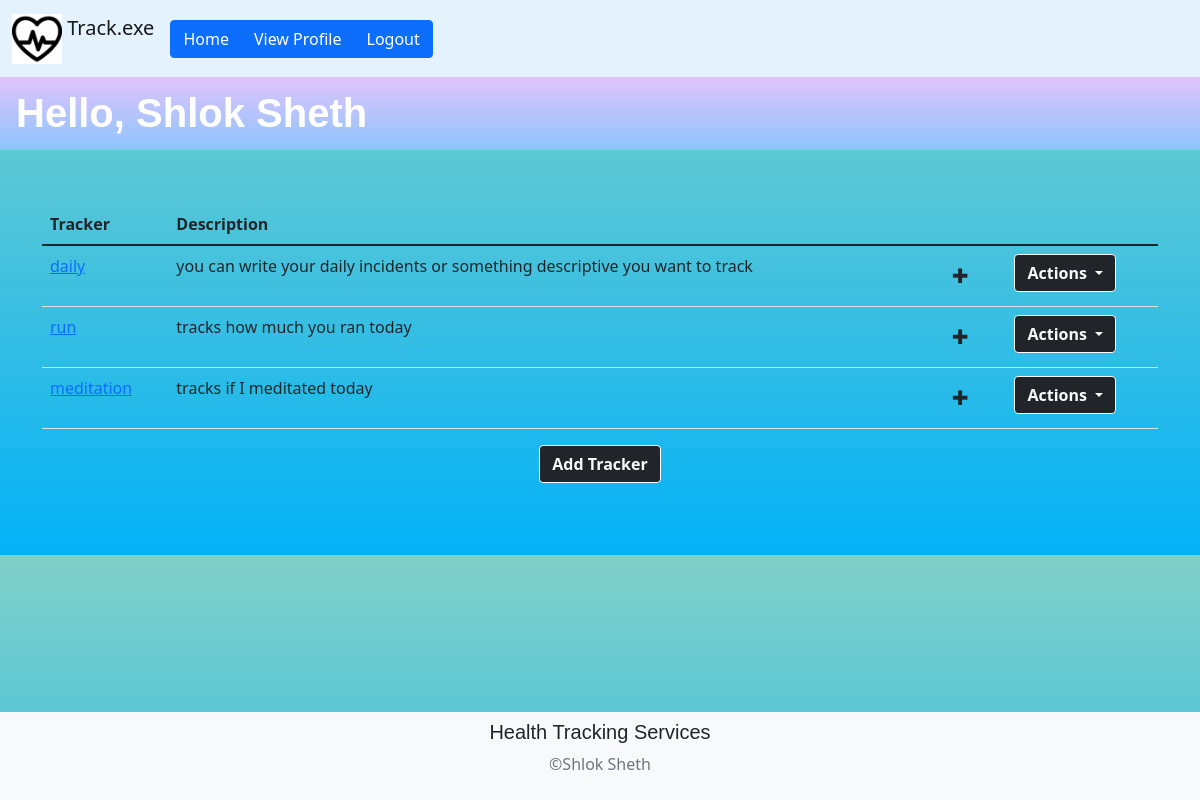
Screenshot of / (signed in) with the database file from the repository.
### main.py (models this page shows)
class User(db.Model, UserMixin):
    id = db.Column(db.Integer, primary_key=True)
    fullname = db.Column(db.String(150))
    email = db.Column(db.String(150), unique=True)
    password = db.Column(db.String(150))
    city = db.Column(db.String(150))
    tracker = db.relationship('Tracker')
    log = db.relationship('Log')

class Tracker(db.Model):
    id = db.Column(db.Integer, primary_key=True)
    name = db.Column(db.String(150))
    description = db.Column(db.String(150))
    tracker_type = db.Column(db.String(150))
    settings = db.Column(db.String(150))
    log = db.relationship('Log')
    user_id = db.Column(db.Integer, db.ForeignKey('user.id'))

### main.py (the view)
@app.route('/')
@login_required
def home():
    tracker = Tracker.query.all()
    return render_template("home.html", user=current_user, tracker=tracker)

### main.py (called while the page is built)
@login_manager.user_loader
def load_user(id):
    return User.query.get(int(id))

### templates/home.html (shortened to what this page needs)
{% extends 'base.html' %}
{% block content %}
        <h1 align="left" class="card-header text-white" style="background: -webkit-linear-gradient(bottom, #8ec5fc, #e0c3fc);">Hello, {{ user.fullname }}</h1>
<br>
<div class="container" style="padding-top: 30px">
<table class="table">
  <thead class="thead-dark">
    <tr>
      <th scope="col">Tracker</th>
      <th scope="col">Description</th>
      <th scope="col"></th>
      <th scope="col"></th>
    </tr>
  </thead>
  <tbody>
{% for tracker in tracker %}
    {% if tracker.user_id==user.id  %}
    <tr>
        {% set tracker_id=tracker.id %}
      <td><a href="{{ url_for('view_tracker', record_id = tracker_id) }}">{{tracker.name}}</a></td>
      <td>{{tracker.description}}</td>
      <td><a href="{{ url_for('add_log', record_id = tracker_id) }}" class="btn" style="border-radius: 15px; font-size: 20px">✚</a></td>
      <td>
            <div class="btn-group" role="group">
              <button id="btnGroupDrop1" type="button" class="btn btn-dark btn-outline-light dropdown-toggle" data-bs-toggle="dropdown" aria-expanded="false">
    <b>Actions</b>
  </button>
</div>
      </td>
    </tr>
{% endif %}
    {% endfor %}
  </tbody>
</table>
        <div align="center">
            <button type="submit" onclick="location.href='./add-tracker-page'" class="btn btn-dark btn-outline-light"><b>Add Tracker</b></button>
                    </div>
</div>
{% endblock %}

### static/index.css (style rules this page uses)
h1, .h1 { margin-bottom: 0.3rem; font-family: ‘Oswald’, sans-serif; font-weight: 650; line-height: 1.4; color: #FF5E0E; }
body { background: -webkit-linear-gradient(bottom, #03b2f7, #80d0c7); }
.container { display: flex; flex-direction: column; justify-content: center; align-items: center; }

### rows the page displays
User: fullname "Shlok Sheth"
Tracker: name "daily", description "you can write your daily incidents or something descriptive you want to track"
Tracker: name "run", description "tracks how much you ran today"
Tracker: name "meditation", description "tracks if I meditated today"
